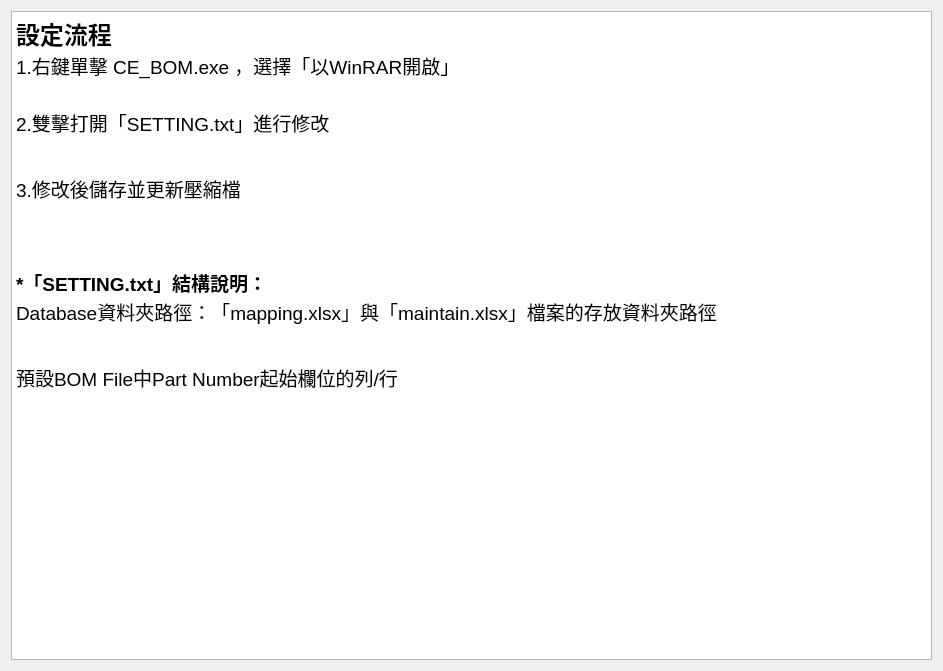
<?xml version="1.0" encoding="UTF-8"?>
<ui version="4.0">
 <class>Form</class>
 <widget class="QWidget" name="Form">
  <property name="geometry">
   <rect>
    <x>0</x>
    <y>0</y>
    <width>943</width>
    <height>671</height>
   </rect>
  </property>
  <property name="windowTitle">
   <string>設定說明文件</string>
  </property>
  <layout class="QGridLayout" name="gridLayout">
   <item row="0" column="0">
    <widget class="QTextBrowser" name="textBrowser">
     <property name="html">
      <string>&lt;!DOCTYPE HTML PUBLIC &quot;-//W3C//DTD HTML 4.0//EN&quot; &quot;http://www.w3.org/TR/REC-html40/strict.dtd&quot;&gt;
&lt;html&gt;&lt;head&gt;&lt;meta name=&quot;qrichtext&quot; content=&quot;1&quot; /&gt;&lt;style type=&quot;text/css&quot;&gt;
p, li { white-space: pre-wrap; }
&lt;/style&gt;&lt;/head&gt;&lt;body style=&quot; font-family:'PMingLiU'; font-size:9pt; font-weight:400; font-style:normal;&quot;&gt;
&lt;p style=&quot; margin-top:0px; margin-bottom:0px; margin-left:0px; margin-right:0px; -qt-block-indent:0; text-indent:0px;&quot;&gt;&lt;span style=&quot; font-family:'Noto Sans'; font-size:18pt; font-weight:600;&quot;&gt;設定流程&lt;/span&gt;&lt;/p&gt;
&lt;p style=&quot; margin-top:0px; margin-bottom:0px; margin-left:0px; margin-right:0px; -qt-block-indent:0; text-indent:0px;&quot;&gt;&lt;span style=&quot; font-family:'Noto Sans'; font-size:14pt;&quot;&gt;1.右鍵單擊 CE_BOM.exe ，選擇「以WinRAR開啟」&lt;/span&gt;&lt;/p&gt;
&lt;p align=&quot;center&quot; style=&quot; margin-top:0px; margin-bottom:0px; margin-left:0px; margin-right:0px; -qt-block-indent:0; text-indent:0px;&quot;&gt;&lt;img src=&quot;:/newPrefix/image/流程1.jpg&quot; /&gt;&lt;/p&gt;
&lt;p style=&quot;-qt-paragraph-type:empty; margin-top:0px; margin-bottom:0px; margin-left:0px; margin-right:0px; -qt-block-indent:0; text-indent:0px; font-family:'Microsoft JhengHei';&quot;&gt;&lt;br /&gt;&lt;/p&gt;
&lt;p style=&quot; margin-top:0px; margin-bottom:0px; margin-left:0px; margin-right:0px; -qt-block-indent:0; text-indent:0px;&quot;&gt;&lt;span style=&quot; font-family:'Microsoft JhengHei'; font-size:14pt;&quot;&gt;2.雙擊打開「SETTING.txt」進行修改&lt;/span&gt;&lt;/p&gt;
&lt;p align=&quot;center&quot; style=&quot; margin-top:0px; margin-bottom:0px; margin-left:0px; margin-right:0px; -qt-block-indent:0; text-indent:0px;&quot;&gt;&lt;img src=&quot;:/newPrefix/image/流程2.jpg&quot; /&gt;&lt;/p&gt;
&lt;p align=&quot;center&quot; style=&quot; margin-top:0px; margin-bottom:0px; margin-left:0px; margin-right:0px; -qt-block-indent:0; text-indent:0px;&quot;&gt;&lt;img src=&quot;:/newPrefix/image/流程3.jpg&quot; /&gt;&lt;/p&gt;
&lt;p style=&quot;-qt-paragraph-type:empty; margin-top:0px; margin-bottom:0px; margin-left:0px; margin-right:0px; -qt-block-indent:0; text-indent:0px; font-family:'Microsoft JhengHei'; font-size:14pt;&quot;&gt;&lt;br /&gt;&lt;/p&gt;
&lt;p style=&quot; margin-top:0px; margin-bottom:0px; margin-left:0px; margin-right:0px; -qt-block-indent:0; text-indent:0px;&quot;&gt;&lt;span style=&quot; font-family:'Microsoft JhengHei'; font-size:14pt;&quot;&gt;3.修改後儲存並更新壓縮檔&lt;/span&gt;&lt;/p&gt;
&lt;p align=&quot;center&quot; style=&quot; margin-top:0px; margin-bottom:0px; margin-left:0px; margin-right:0px; -qt-block-indent:0; text-indent:0px;&quot;&gt;&lt;img src=&quot;:/newPrefix/image/流程3-1.jpg&quot; /&gt;&lt;/p&gt;
&lt;p align=&quot;center&quot; style=&quot; margin-top:0px; margin-bottom:0px; margin-left:0px; margin-right:0px; -qt-block-indent:0; text-indent:0px;&quot;&gt;&lt;img src=&quot;:/newPrefix/image/流程3-2.jpg&quot; /&gt;&lt;/p&gt;
&lt;p align=&quot;center&quot; style=&quot;-qt-paragraph-type:empty; margin-top:0px; margin-bottom:0px; margin-left:0px; margin-right:0px; -qt-block-indent:0; text-indent:0px;&quot;&gt;&lt;br /&gt;&lt;/p&gt;
&lt;p align=&quot;center&quot; style=&quot;-qt-paragraph-type:empty; margin-top:0px; margin-bottom:0px; margin-left:0px; margin-right:0px; -qt-block-indent:0; text-indent:0px;&quot;&gt;&lt;br /&gt;&lt;/p&gt;
&lt;p style=&quot;-qt-paragraph-type:empty; margin-top:0px; margin-bottom:0px; margin-left:0px; margin-right:0px; -qt-block-indent:0; text-indent:0px; font-family:'Microsoft JhengHei'; font-size:14pt;&quot;&gt;&lt;br /&gt;&lt;/p&gt;
&lt;p style=&quot; margin-top:0px; margin-bottom:0px; margin-left:0px; margin-right:0px; -qt-block-indent:0; text-indent:0px;&quot;&gt;&lt;span style=&quot; font-family:'Microsoft JhengHei'; font-size:14pt; font-weight:600;&quot;&gt;*「SETTING.txt」結構說明：&lt;/span&gt;&lt;/p&gt;
&lt;p style=&quot; margin-top:0px; margin-bottom:0px; margin-left:0px; margin-right:0px; -qt-block-indent:0; text-indent:0px;&quot;&gt;&lt;span style=&quot; font-family:'Microsoft JhengHei'; font-size:14pt;&quot;&gt;Database資料夾路徑：「mapping.xlsx」與「maintain.xlsx」檔案的存放資料夾路徑&lt;/span&gt;&lt;/p&gt;
&lt;p align=&quot;center&quot; style=&quot; margin-top:0px; margin-bottom:0px; margin-left:0px; margin-right:0px; -qt-block-indent:0; text-indent:0px;&quot;&gt;&lt;img src=&quot;:/newPrefix/image/流程4.jpg&quot; /&gt;&lt;/p&gt;
&lt;p style=&quot;-qt-paragraph-type:empty; margin-top:0px; margin-bottom:0px; margin-left:0px; margin-right:0px; -qt-block-indent:0; text-indent:0px; font-family:'Microsoft JhengHei'; font-size:14pt;&quot;&gt;&lt;br /&gt;&lt;/p&gt;
&lt;p style=&quot; margin-top:0px; margin-bottom:0px; margin-left:0px; margin-right:0px; -qt-block-indent:0; text-indent:0px;&quot;&gt;&lt;span style=&quot; font-family:'Microsoft JhengHei'; font-size:14pt;&quot;&gt;預設BOM File中Part Number起始欄位的列/行&lt;/span&gt;&lt;/p&gt;
&lt;p align=&quot;center&quot; style=&quot; margin-top:0px; margin-bottom:0px; margin-left:0px; margin-right:0px; -qt-block-indent:0; text-indent:0px;&quot;&gt;&lt;img src=&quot;:/newPrefix/image/流程5.jpg&quot; /&gt;&lt;/p&gt;
&lt;p style=&quot;-qt-paragraph-type:empty; margin-top:0px; margin-bottom:0px; margin-left:0px; margin-right:0px; -qt-block-indent:0; text-indent:0px; font-family:'Microsoft JhengHei'; font-size:14pt;&quot;&gt;&lt;br /&gt;&lt;/p&gt;&lt;/body&gt;&lt;/html&gt;</string>
     </property>
    </widget>
   </item>
  </layout>
 </widget>
 <resources>
  <include location="item.qrc"/>
 </resources>
 <connections/>
</ui>
